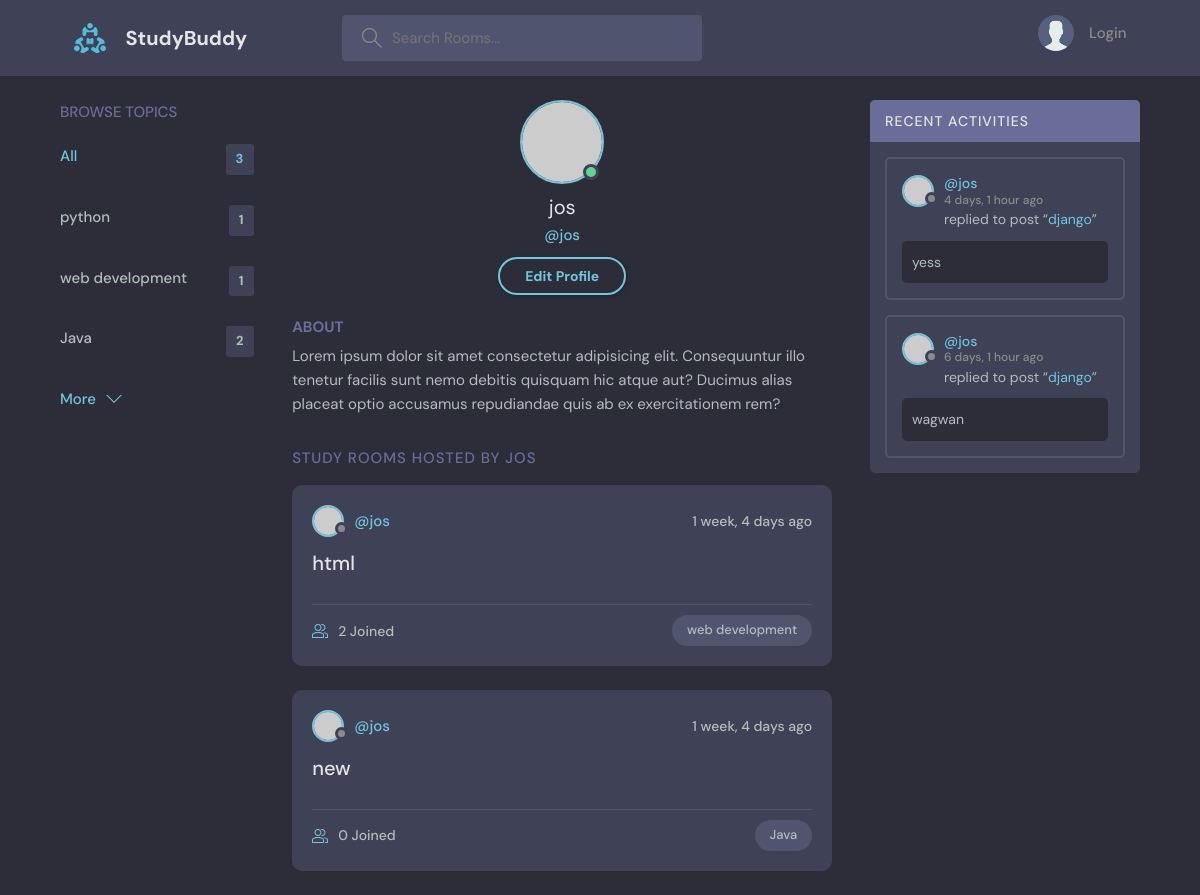
The app's page /profile/1 with its own data.
### base/models.py (models this page shows, shortened)
class Topic(models.Model):
    name= models.CharField(max_length=200)

class Room(models.Model):
    host = models.ForeignKey(User, on_delete=models.SET_NULL, null=True)
    topic = models.ForeignKey(Topic, on_delete=models.SET_NULL, null=True)
    name = models.CharField(max_length=200)
    description = models.TextField(null=True, blank=True)
    participants = models.ManyToManyField(
        User, related_name='participants', blank=True)
    updated = models.DateTimeField(auto_now=True)
    created = models.DateTimeField(auto_now_add=True)
    class Meta:
        ordering = ['-updated', '-created']
    def __str__(self):
        return self.name

class Message(models.Model):
    user = models.ForeignKey(User, on_delete=models.CASCADE)
    room = models.ForeignKey(Room, on_delete=models.CASCADE)
    body = models.TextField()
    updated = models.DateTimeField(auto_now=True)
    created = models.DateTimeField(auto_now_add=True)
    class Meta:
        ordering = ['-updated', '-created']

### base/views.py (the view)
# urls.py: path('profile/<str:pk>', views.userProfile, name="user-profile"),
def userProfile(request, pk):
    user = User.objects.get(id=pk)
    rooms = user.room_set.all()
    room_messages = user.message_set.all()
    topics = Topic.objects.all()
    context = {'user':user, 'rooms':rooms, 'room_messages':room_messages, 'topics':topics}
    return render(request, 'base/profile.html', context)

### base/templates/base/profile.html
{% extends 'main.html'%}
{% block content %}
<main class="profile-page layout layout--3">
  <div class="container">
    {% include 'base/topics_component.html' %}
    <div class="roomList">
      <div class="profile">
        <div class="profile__avatar">
          <div class="avatar avatar--large active">
            <img src="https://randomuser.me/api/portraits/men/11.jpg" />
          </div>
        </div>
        <div class="profile__info">
          <h3>{{user.username}}</h3>
          <p>@{{user.username}}</p>
          <a href="edit-user.html" class="btn btn--main btn--pill">Edit Profile</a>
        </div>
        <div class="profile__about">
          <h3>About</h3>
          <p>
            Lorem ipsum dolor sit amet consectetur adipisicing elit. Consequuntur illo tenetur
            facilis sunt nemo debitis quisquam hic atque aut? Ducimus alias placeat optio
            accusamus repudiandae quis ab ex exercitationem rem?
          </p>
        </div>
      </div>
      <div class="roomList__header">
        <div>
          <h2>Study Rooms Hosted by {{user.username}} </a>
          </h2>
        </div>
      </div>
      {% include 'base/feed_component.html' %}
    </div>
    {% include 'base/activity_component.html' %}
  </div>
</main>
{% endblock content %}

### base/templates/base/topics_component.html
<div class="topics">
    <div class="topics__header">
        <h2>Browse Topics</h2>
    </div>
    <ul class="topics__list">
        <li>
            <a href="{% url 'home' %}" class="active">All <span>{{topics.count}}</span></a>
        </li>
        {% for topic in topics %}
        <li>
            <a href="{% url 'home' %}?q={{topic.name}}">{{topic.name}}<span>{{topic.room_set.all.count}}</span></a>
        </li>
        {% endfor %}
    </ul>
    <a class="btn btn--link" href="topics.html">
        More
        <svg version="1.1" xmlns="http://www.w3.org/2000/svg" width="32" height="32" viewBox="0 0 32 32">
            <title>chevron-down</title>
            <path d="M16 21l-13-13h-3l16 16 16-16h-3l-13 13z"></path>
        </svg>
    </a>
</div>

### base/templates/base/feed_component.html (shortened to what this page needs)
{% for room in rooms %}
<div class="roomListRoom">
    <div class="roomListRoom__header">
        <a href="{% url 'user-profile' room.host.id %}" class="roomListRoom__author">
            <div class="avatar avatar--small">
                <img src="https://randomuser.me/api/portraits/women/11.jpg" />
            </div>
            <span>@{{room.host.username}}</span>
        </a>
        <div class="roomListRoom__actions">
            <span>{{room.created|timesince}} ago</span>
        </div>
    </div>
    <div class="roomListRoom__content">
        <a href="{% url 'room' room.id %}">{{room.name}}</a>
    </div>
    <div class="roomListRoom__meta">
        <a href="room.html" class="roomListRoom__joined">
            {{room.participants.all.count}} Joined
        </a>
        <p class="roomListRoom__topic">{{room.topic.name}}</p>
    </div>
</div>
{% endfor%}

### base/templates/base/activity_component.html (shortened to what this page needs)
<div class="activities">
    <div class="activities__header">
        <h2>Recent Activities</h2>
    </div>
    {% for message in room_messages %}
    <div class="activities__box">
        <div class="activities__boxHeader roomListRoom__header">
            <a href="{% url 'user-profile' message.user.id %}" class="roomListRoom__author">
                <div class="avatar avatar--small">
                    <img src="https://randomuser.me/api/portraits/women/11.jpg" />
                </div>
                <p>
                    @{{message.user}}
                    <span>{{message.created|timesince}} ago</span>
                </p>
            </a>
        </div>
        <div class="activities__boxContent">
            <p>replied to post “<a href="{% url 'room' message.room.id %}">{{message.room}}</a>”</p>
            <div class="activities__boxRoomContent">
                {{message.body}}
            </div>
        </div>
    </div>
    {% endfor %}
</div>

### records on screen
Topic: name "python", room_set.all.count "1"
Topic: name "web development", room_set.all.count "1"
Topic: name "Java", room_set.all.count "2"
Room: host.username "jos", created "1 week, 4 days", name "html", participants.all.count "2", topic.name "web development"
Room: host.username "jos", created "1 week, 4 days", name "new", participants.all.count "0", topic.name "Java"
Message: user "jos", created "4 days, 1 hour", room "django", body "yess"
Message: user "jos", created "6 days, 1 hour", room "django", body "wagwan"

### other values on screen
{{ topics.count }} "3"
{{ user.username }} "jos"
{{ user.username }} "JOS"
